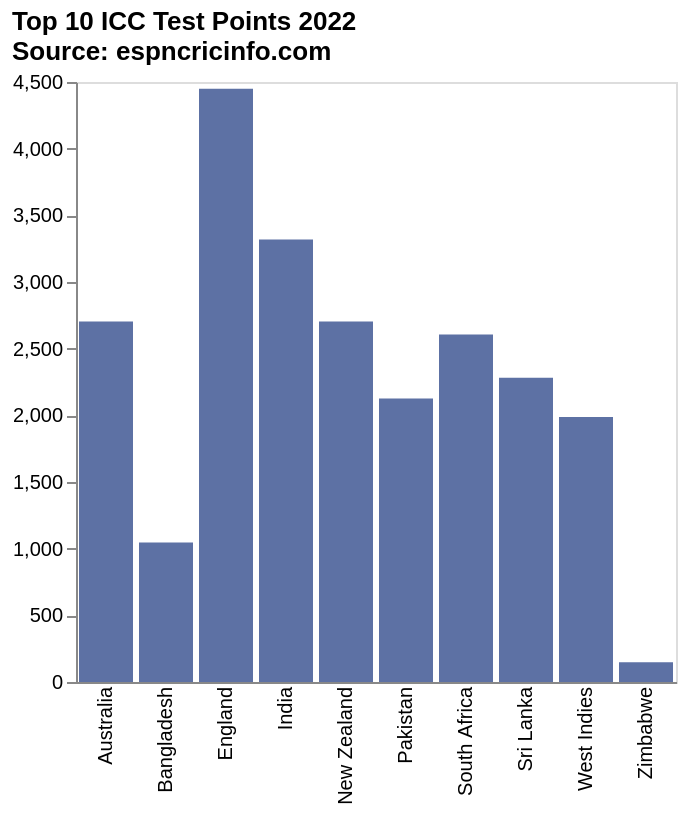

The Vega-Lite source for this figure:
### Vega-Lite specification from a JSON file in a GitHub repository (floating-point values rounded to 4 significant figures)
{"$schema": "https://vega.github.io/schema/vega-lite/v5.json", "title": {"text": "Top 10 ICC Test Points 2022", "subtitle": "Source: espncricinfo.com", "subtitleFontStyle": "Arial", "anchor": "start", "color": "black"}, "data": {"values": [{"Team": "Australia", "Points": 2703}, {"Team": "India", "Points": 3318}, {"Team": "South Africa", "Points": 2606}, {"Team": "England", "Points": 4449}, {"Team": "New Zealand", "Points": 2704}, {"Team": "Pakistan", "Points": 2126}, {"Team": "Sri Lanka", "Points": 2282}, {"Team": "West Indies", "Points": 1988}, {"Team": "Bangladesh", "Points": 1047}, {"Team": "Zimbabwe", "Points": 148}]}, "height": 300, "width": 300, "mark": {"type": "bar", "color": "#5d71a4"}, "encoding": {"x": {"field": "Team", "type": "nominal", "axis": {"title": null, "grid": false, "ticks": false}}, "y": {"field": "Points", "type": "quantitative", "title": "", "axis": {"grid": false}}}}
